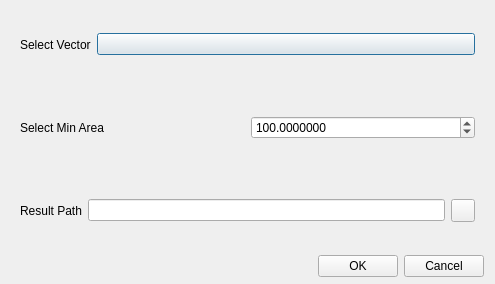
<?xml version="1.0" encoding="UTF-8"?>
<ui version="4.0">
 <class>shpRemoveAreaDialog</class>
 <widget class="QDialog" name="shpRemoveAreaDialog">
  <property name="geometry">
   <rect>
    <x>0</x>
    <y>0</y>
    <width>495</width>
    <height>284</height>
   </rect>
  </property>
  <property name="windowTitle">
   <string>Vector Remove Area Parameter Settings</string>
  </property>
  <layout class="QVBoxLayout" name="verticalLayout">
   <property name="spacing">
    <number>6</number>
   </property>
   <property name="topMargin">
    <number>6</number>
   </property>
   <property name="bottomMargin">
    <number>7</number>
   </property>
   <item>
    <widget class="CardWidget" name="CardWidget_4">
     <property name="layoutDirection">
      <enum>Qt::LeftToRight</enum>
     </property>
     <layout class="QHBoxLayout" name="horizontalLayout_5">
      <item>
       <widget class="BodyLabel" name="BodyLabel">
        <property name="text">
         <string>Select Vector</string>
        </property>
       </widget>
      </item>
      <item>
       <widget class="ComboBox" name="selectShpCb">
        <property name="sizePolicy">
         <sizepolicy hsizetype="Expanding" vsizetype="Fixed">
          <horstretch>0</horstretch>
          <verstretch>0</verstretch>
         </sizepolicy>
        </property>
       </widget>
      </item>
     </layout>
    </widget>
   </item>
   <item>
    <widget class="CardWidget" name="CardWidget_2">
     <layout class="QHBoxLayout" name="horizontalLayout_2">
      <item>
       <widget class="BodyLabel" name="BodyLabel_2">
        <property name="text">
         <string>Select Min Area</string>
        </property>
       </widget>
      </item>
      <item>
       <widget class="DoubleSpinBox" name="minAreaSpinBox">
        <property name="decimals">
         <number>7</number>
        </property>
        <property name="minimum">
         <double>1.000000000000000</double>
        </property>
        <property name="maximum">
         <double>999999.000000000000000</double>
        </property>
        <property name="singleStep">
         <double>1.000000000000000</double>
        </property>
        <property name="value">
         <double>100.000000000000000</double>
        </property>
       </widget>
      </item>
     </layout>
    </widget>
   </item>
   <item>
    <widget class="CardWidget" name="CardWidget">
     <property name="layoutDirection">
      <enum>Qt::LeftToRight</enum>
     </property>
     <layout class="QHBoxLayout" name="horizontalLayout">
      <item>
       <widget class="BodyLabel" name="BodyLabel_4">
        <property name="text">
         <string>Result Path</string>
        </property>
       </widget>
      </item>
      <item>
       <widget class="LineEdit" name="resLE">
        <property name="readOnly">
         <bool>true</bool>
        </property>
       </widget>
      </item>
      <item>
       <widget class="ToolButton" name="selectSaveFilePB"/>
      </item>
     </layout>
    </widget>
   </item>
   <item>
    <layout class="QHBoxLayout" name="horizontalLayout_3">
     <item>
      <spacer name="horizontalSpacer">
       <property name="orientation">
        <enum>Qt::Horizontal</enum>
       </property>
       <property name="sizeHint" stdset="0">
        <size>
         <width>40</width>
         <height>20</height>
        </size>
       </property>
      </spacer>
     </item>
     <item>
      <widget class="PushButton" name="runPB">
       <property name="text">
        <string>OK</string>
       </property>
      </widget>
     </item>
     <item>
      <widget class="PushButton" name="cancelPB">
       <property name="text">
        <string>Cancel</string>
       </property>
      </widget>
     </item>
    </layout>
   </item>
  </layout>
 </widget>
 <customwidgets>
  <customwidget>
   <class>ComboBox</class>
   <extends>QPushButton</extends>
   <header>qfluentwidgets</header>
  </customwidget>
  <customwidget>
   <class>PushButton</class>
   <extends>QPushButton</extends>
   <header>qfluentwidgets</header>
  </customwidget>
  <customwidget>
   <class>ToolButton</class>
   <extends>QToolButton</extends>
   <header>qfluentwidgets</header>
  </customwidget>
  <customwidget>
   <class>CardWidget</class>
   <extends>QFrame</extends>
   <header>qfluentwidgets</header>
   <container>1</container>
  </customwidget>
  <customwidget>
   <class>BodyLabel</class>
   <extends>QLabel</extends>
   <header>qfluentwidgets</header>
  </customwidget>
  <customwidget>
   <class>LineEdit</class>
   <extends>QLineEdit</extends>
   <header>qfluentwidgets</header>
  </customwidget>
  <customwidget>
   <class>DoubleSpinBox</class>
   <extends>QDoubleSpinBox</extends>
   <header>qfluentwidgets</header>
  </customwidget>
 </customwidgets>
 <resources>
  <include location="../../yoyirs.qrc"/>
 </resources>
 <connections/>
</ui>
